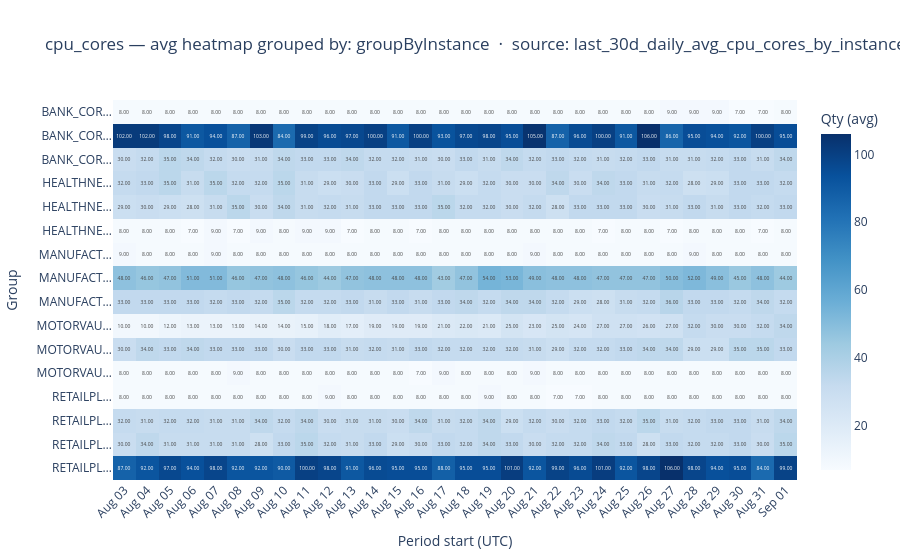

This figure's notebook cell:
### Markdown cell above
### Chart Guide

**Purpose:** Shows the full usage landscape — every group × every time period — in one view.
Lets you spot both hot groups and hot periods simultaneously.

**Chart Attributes**

| | |
|---|---|
| **Chart type** | Annotated heatmap |
| **X axis** | Period start (formatted date) |
| **Y axis** | Group label |
| **Colour** | Usage quantity — darker = higher value |
| **Cell text** | Rounded value printed in each cell |

**Insights:** A dark row means one group consistently dominates.
A dark column means a particular period had unusually high usage across all groups.
> Showing the first dataset. To show all, change `ds = datasets[0]` to `for ds in datasets:`.

### Code cell
if fig_54 is not None:
    fig_54.show()

### Figure 1 — Plotly figure (JSON) as saved in the notebook; plotly's stock layout.template omitted (floating-point values rounded to 4 significant figures; data arrays with more than 128 entries replaced by an {"elided": "..."} marker saying what was removed)
{"data": [{"coloraxis": "coloraxis", "hovertemplate": "<b>%{y}</b><br>Period: %{x}<br>Qty: %{z:.2f}<extra></extra>", "name": "0", "texttemplate": "%{z:.2f}", "type": "heatmap", "x": ["Aug 03", "Aug 04", "Aug 05", "Aug 06", "Aug 07", "Aug 08", "Aug 09", "Aug 10", "Aug 11", "Aug 12", "Aug 13", "Aug 14", "Aug 15", "Aug 16", "Aug 17", "Aug 18", "Aug 19", "Aug 20", "Aug 21", "Aug 22", "Aug 23", "Aug 24", "Aug 25", "Aug 26", "Aug 27", "Aug 28", "Aug 29", "Aug 30", "Aug 31", "Sep 01"], "xaxis": "x", "y": ["BANK_CORP:BANK_DR:BANK_DR_FAILOVER_INSTANCE", "BANK_CORP:BANK_PROD:BANK_CORE_BANKING_INSTANCE", "BANK_CORP:BANK_PROD:BANK_RISK_ENGINE_INSTANCE", "HEALTHNET_ORG:HEALTH_CLINICAL:HEALTH_IMAGING_INSTANCE", "HEALTHNET_ORG:HEALTH_CLINICAL:HEALTH_PATIENT_DATA_INSTANCE", "HEALTHNET_ORG:HEALTH_RESEARCH:HEALTH_ML_TRAINING_INSTANCE", "MANUFACT_WORKS:MANUFACT_EDGE:MANUFACT_EDGE_CLUSTER_INSTANCE", "MANUFACT_WORKS:MANUFACT_PLANT_OPS:MANUFACT_IOT_GATEWAY_INSTANCE", "MANUFACT_WORKS:MANUFACT_PLANT_OPS:MANUFACT_SCADA_INSTANCE", "MOTORVAULT_INC:MOTOR_PROD:MOTOR_EV_CONFIGURATOR_INSTANCE", "MOTORVAULT_INC:MOTOR_PROD:MOTOR_PARTS_CATALOG_INSTANCE", "MOTORVAULT_INC:MOTOR_STAGING:MOTOR_STAGING_INSTANCE", "RETAILPLEX_CO:RETAIL_ANALYTICS:RETAIL_ANALYTICS_INSTANCE", "RETAILPLEX_CO:RETAIL_PROD:RETAIL_INVENTORY_INSTANCE", "RETAILPLEX_CO:RETAIL_PROD:RETAIL_RECOMMENDATIONS_INSTANCE", "RETAILPLEX_CO:RETAIL_PROD:RETAIL_STOREFRONT_INSTANCE"], "yaxis": "y", "z": {"elided": "16x30 int values"}}], "layout": {"coloraxis": {"autocolorscale": false, "colorbar": {"title": {"text": "Qty (avg)"}}, "colorscale": [[0, "rgb(247,251,255)"], [0.125, "rgb(222,235,247)"], [0.25, "rgb(198,219,239)"], [0.375, "rgb(158,202,225)"], [0.5, "rgb(107,174,214)"], [0.625, "rgb(66,146,198)"], [0.75, "rgb(33,113,181)"], [0.875, "rgb(8,81,156)"], [1, "rgb(8,48,107)"]]}, "title": {"text": "cpu_cores — avg heatmap\ngrouped by: groupByInstance  ·  source: last_30d_daily_avg_cpu_cores_by_instance"}, "xaxis": {"anchor": "y", "domain": [0, 1], "tickangle": -45, "title": {"text": "Period start (UTC)"}}, "yaxis": {"anchor": "x", "autorange": "reversed", "domain": [0, 1], "ticktext": ["BANK_COR…", "BANK_COR…", "BANK_COR…", "HEALTHNE…", "HEALTHNE…", "HEALTHNE…", "MANUFACT…", "MANUFACT…", "MANUFACT…", "MOTORVAU…", "MOTORVAU…", "MOTORVAU…", "RETAILPL…", "RETAILPL…", "RETAILPL…", "RETAILPL…"], "tickvals": ["BANK_CORP:BANK_DR:BANK_DR_FAILOVER_INSTANCE", "BANK_CORP:BANK_PROD:BANK_CORE_BANKING_INSTANCE", "BANK_CORP:BANK_PROD:BANK_RISK_ENGINE_INSTANCE", "HEALTHNET_ORG:HEALTH_CLINICAL:HEALTH_IMAGING_INSTANCE", "HEALTHNET_ORG:HEALTH_CLINICAL:HEALTH_PATIENT_DATA_INSTANCE", "HEALTHNET_ORG:HEALTH_RESEARCH:HEALTH_ML_TRAINING_INSTANCE", "MANUFACT_WORKS:MANUFACT_EDGE:MANUFACT_EDGE_CLUSTER_INSTANCE", "MANUFACT_WORKS:MANUFACT_PLANT_OPS:MANUFACT_IOT_GATEWAY_INSTANCE", "MANUFACT_WORKS:MANUFACT_PLANT_OPS:MANUFACT_SCADA_INSTANCE", "MOTORVAULT_INC:MOTOR_PROD:MOTOR_EV_CONFIGURATOR_INSTANCE", "MOTORVAULT_INC:MOTOR_PROD:MOTOR_PARTS_CATALOG_INSTANCE", "MOTORVAULT_INC:MOTOR_STAGING:MOTOR_STAGING_INSTANCE", "RETAILPLEX_CO:RETAIL_ANALYTICS:RETAIL_ANALYTICS_INSTANCE", "RETAILPLEX_CO:RETAIL_PROD:RETAIL_INVENTORY_INSTANCE", "RETAILPLEX_CO:RETAIL_PROD:RETAIL_RECOMMENDATIONS_INSTANCE", "RETAILPLEX_CO:RETAIL_PROD:RETAIL_STOREFRONT_INSTANCE"], "title": {"text": "Group"}}}}
